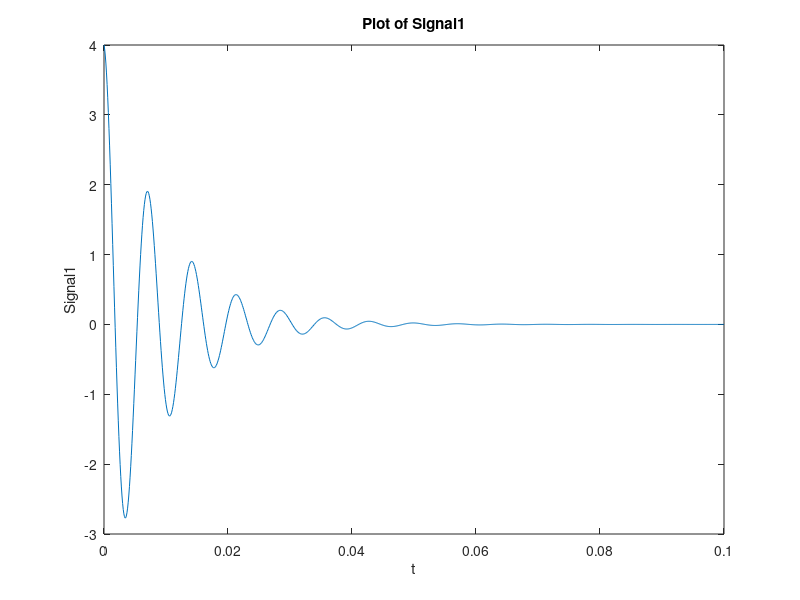
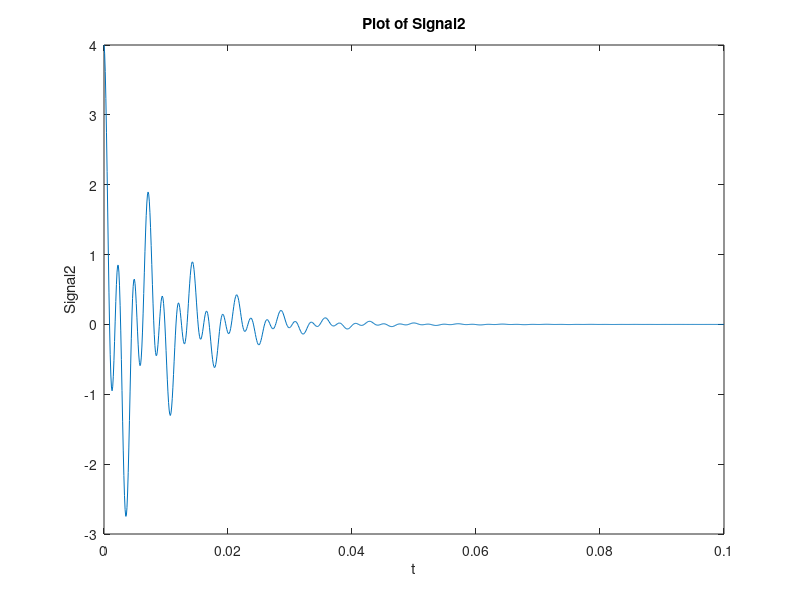
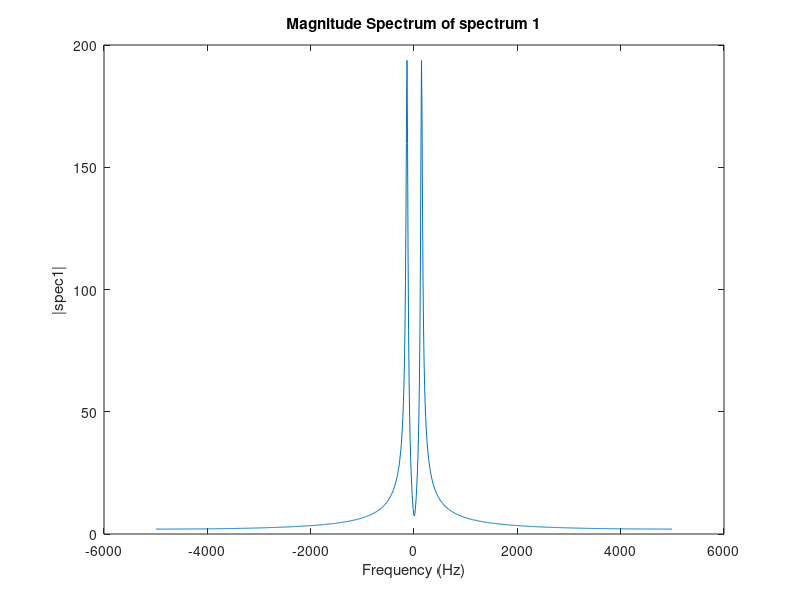
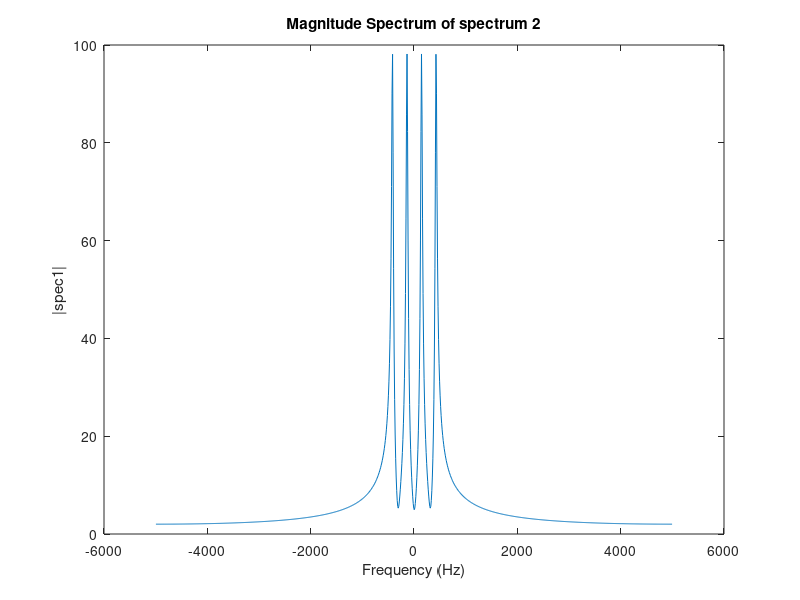

The MATLAB source for these figures, in order:
% Simulations of Self-decoupling as exchange process
% Originally written by Matthias Ernst, ETH Zurich
% Matlab adaptation: Ettore Bartalucci, RWTH Aachen
% First draft: Aachen, 07.03.24
% Last update: Aachen, 04.04.24
% Project: CF3 self decoupling

%%%%%%%%%%%%%%%%%%%%%%%%%%%%%%%%%%%%%%%%%%%%%%%%%%%%%%%%%%%%%%%%%%%%%%%%%%%
%%%%%%%%% TEST: Simulate one spectrum for k_ex=0.001 and T_2=0.03 %%%%%%%%%
tic;

%% Initialize variables
k_ex = 1/1000;
T_2 = 3/100;
J_cf = 280; 
t = linspace(0, 0.1, 1000);
Fs = 1/(t(2) - t(1)); % Sampling frequency (Hz)


%% Simulate signals
% Modified Bloch equtions
L1 = [(-k_ex - pi/T_2 - 1i*pi*J_cf), k_ex;
     k_ex, (-k_ex - pi/T_2 + 1i*pi*J_cf)]; %1i is the imaginary unit

L2 = [(-3*k_ex - pi/T_2 - 3*1i*pi*J_cf), 3*k_ex, 0, 0;
      3*k_ex, (-7*k_ex -pi/T_2 -1i*pi*J_cf), 4*k_ex, 0;
      0, 4*k_ex, (-7*k_ex - pi/T_2 + 1i*pi*J_cf), 3*k_ex;
      0, 0, 3*k_ex, (-3*k_ex - pi/T_2 +3*1i*pi*J_cf)];

% Compute and simplify the matrix exponential to get the time evolution
U1 = zeros(2, 2, length(t)); % Preallocate U1 matrix
for i = 1:length(t)
    U1(:,:,i) = expm(L1 * abs(t(i)));
end

U2 = zeros(4, 4, length(t)); % Preallocate U2 matrix
for i = 1:length(t)
    U2(:,:,i) = expm(L2 * abs(t(i)));
end

% Get the signals
vec_u1 = [2; 2];
vec_u2 = ones(4, 1);

% Compute signal 1
signal1 = zeros(size(t));
for i = 1:length(t)
    signal1(i) = sum(sum(U1(:,:,i) .* vec_u1));
end

% Compute signal2
signal2 = zeros(size(t));
for i = 1:length(t)
    signal2(i) = sum(sum(U2(:,:,i) .* vec_u2));
end

figure(1);clf;
plot(t, signal1);
xlabel('t');
ylabel('Signal1');
title('Plot of Signal1');

figure(2);clf;
plot(t, signal2);
xlabel('t');
ylabel('Signal2');
title('Plot of Signal2');

% Fourier transform and shift 
spectrum1 = fft(signal1);
spectrum1 = fftshift(spectrum1);

spectrum2 = fft(signal2);
spectrum2 = fftshift(spectrum2);

% Compute the  frequency axis
N = length(signal1); % Length of the signal
f = linspace(-Fs/2, Fs/2, N); % Frequency axis

% Plot the magnitude spectrum
figure(3);clf;
plot(f, abs(spectrum1));
xlabel('Frequency (Hz)');
ylabel('|spec1|');
title('Magnitude Spectrum of spectrum 1');

figure(4);clf;
plot(f, abs(spectrum2));
xlabel('Frequency (Hz)');
ylabel('|spec1|');
title('Magnitude Spectrum of spectrum 2');

figure(5);clf;
plot(f, abs(spectrum1 + spectrum2));
xlabel('Frequency (Hz)');
ylabel('|spec1|');
title('Magnitude Spectrum of spectrum 2');

runtime = toc;
disp(['Elapsed time: ', num2str(runtime), ' seconds']);
%%%%%%%%%%%%%%%%%%%%%%%%%%%%%%%%%%%%%%%%%%%%%%%%%%%%%%%%%%%%%%%%%%%%%%%%%%%